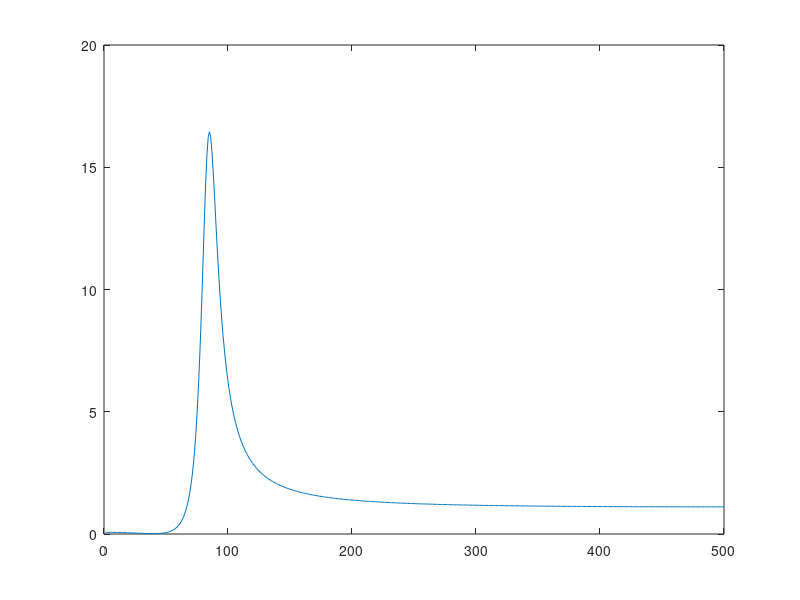
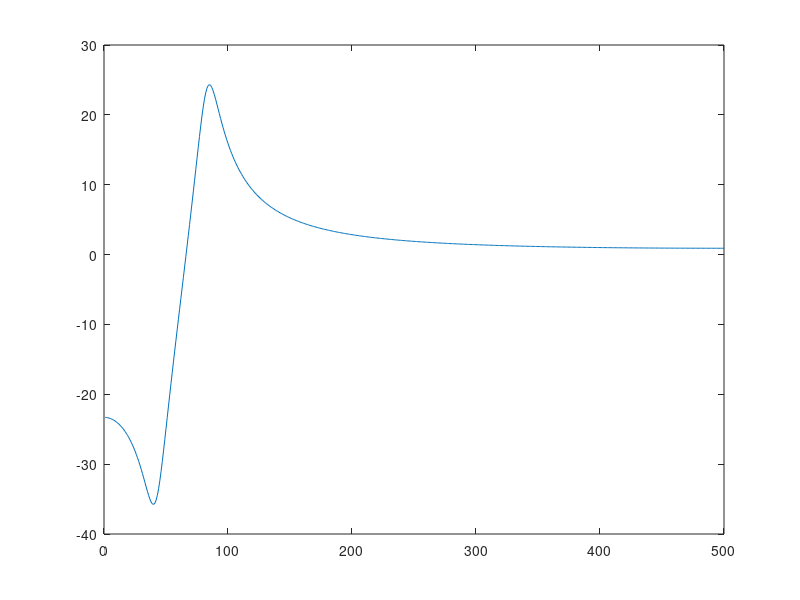

Write the MATLAB code that produced these figures, in order.
% Ve mat do pho cong suat, dung mo hinh ARMA, 
% va so sanh voi Correlogram

clear
close all
clc

T=0.001;

p=0.95*exp(-1i*30*pi/180);
z1=0.95*exp(-1i*15*pi/180);

a2=p*conj(p);
a1=-p-conj(p);
b2=z1*conj(z1);
b1=-z1-conj(z1);
b0=1;

for f=1:500
    N(f) = b0 + b1*exp(-1i*2*pi*f*T) + b2*exp(-1i*2*pi*f*T*2);
    D(f) = 1 + a1*exp(-1i*2*pi*f*T) + a2*exp(-1i*2*pi*f*T*2);
    H(f) = N(f)./D(f);
end

P=(abs(H)).^2;
P_3db=20*log10(P);

figure
ff=1:500;
plot(ff,P);

figure
plot(ff,P_3db);